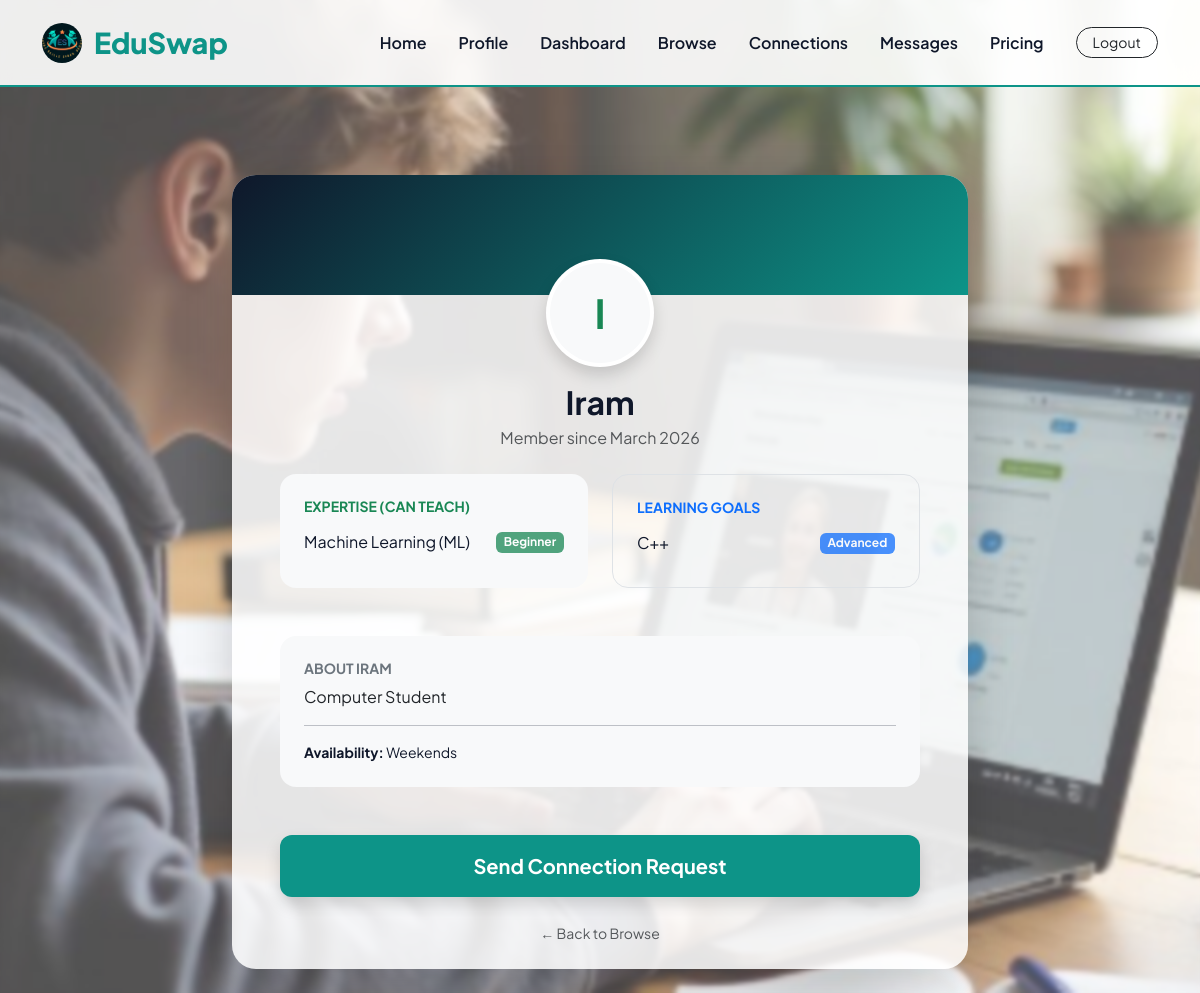
The page /student/2/ (signed in) on the database its author committed.
### swappy/models.py (models this page shows, shortened)
class Student(models.Model):
    AVAILABILITY_CHOICES = [
        ('morning', 'Morning'),
        ('afternoon', 'Afternoon'),
        ('evening', 'Evening'),
        ('weekends', 'Weekends'),
        ('flexible', 'Flexible'),
    ]
    user = models.OneToOneField(User, on_delete=models.CASCADE, related_name='student')
    bio = models.TextField(blank=True, null=True)
    availability = models.CharField(
        max_length=20,
        choices=AVAILABILITY_CHOICES,
        default='flexible'
    )
    is_premium = models.BooleanField(default=False)
    premium_since = models.DateTimeField(null=True, blank=True) # New Field
    created_at = models.DateTimeField(auto_now_add=True)

class SkillOffer(models.Model):
    PROFICIENCY_CHOICES = [
        ('Beginner', 'Beginner'),
        ('Intermediate', 'Intermediate'),
        ('Advanced', 'Advanced'),
    ]
    student = models.ForeignKey(Student, on_delete=models.CASCADE, related_name='offered_skills')
    skill = models.ForeignKey(Skill, on_delete=models.CASCADE)
    proficiency_level = models.CharField(max_length=20, choices=PROFICIENCY_CHOICES)
    class Meta:
        unique_together = ('student', 'skill')

class Skill(models.Model):
    name = models.CharField(max_length=100, unique=True)

class SkillRequest(models.Model):
    PROFICIENCY_CHOICES = [
        ('Beginner', 'Beginner'),
        ('Intermediate', 'Intermediate'),
        ('Advanced', 'Advanced'),
    ]
    student = models.ForeignKey(Student, on_delete=models.CASCADE, related_name='requested_skills')
    skill = models.ForeignKey(Skill, on_delete=models.CASCADE)
    desired_proficiency = models.CharField(max_length=20, choices=PROFICIENCY_CHOICES)
    class Meta:
        unique_together = ('student', 'skill')

### swappy/views.py (the view)
# urls.py: path('student/<int:student_id>/', views.student_profile, name='student_profile'),
@login_required
def student_profile(request, student_id):
    me = request.user.student
    target_student = get_object_or_404(Student, id=student_id)
    my_offers = set(me.offered_skills.values_list('skill_id', flat=True))
    my_requests = set(me.requested_skills.values_list('skill_id', flat=True))
    t_off = set(target_student.offered_skills.values_list('skill_id', flat=True))
    t_req = set(target_student.requested_skills.values_list('skill_id', flat=True))
    is_mutual = bool(my_requests & t_off) and bool(my_offers & t_req)
    pending_connection = Connection.objects.filter(sender=me, receiver=target_student, status='pending').first()
    return render(request, 'student_profile.html', {
        'student': target_student,
        'offered_skills': target_student.offered_skills.all(),
        'requested_skills': target_student.requested_skills.all(),
        'pending_connection': pending_connection,
        'is_mutual': is_mutual,
    })

### swappy/views.py (called while the page is built)
def global_context(request):
    if request.user.is_authenticated:
        try:
            student = request.user.student
            pending_count = Connection.objects.filter(receiver=student, status='pending').count()
            return {'pending_count': pending_count}
        except:
            return {'pending_count': 0}
    return {'pending_count': 0}

### swappy/templates/student_profile.html
{% extends 'base.html' %}
{% block content %}
<div class="row justify-content-center pt-5">
    <div class="col-lg-8">
        <div class="main-card p-0 overflow-hidden border-0 shadow-lg">
            <div style="height: 120px; background: linear-gradient(135deg, var(--primary-slate), var(--accent-teal));"></div>
            <div class="p-4 px-md-5 text-center" style="margin-top: -60px;">
                <div class="bg-white p-1 rounded-circle d-inline-block shadow mb-3">
                    <div class="bg-light text-success rounded-circle d-flex align-items-center justify-content-center fw-bold"
                         style="width: 100px; height: 100px; font-size: 2.5rem;">
                        {{ student.user.username|first|upper }}
                    </div>
                </div>
                <h2 class="fw-bold mb-1">{{ student.user.username }}</h2>
                <p class="text-muted mb-4">Member since {{ student.created_at|date:"F Y" }}</p>
                <div class="row text-start g-4">
                    <div class="col-md-6">
                        <div class="p-4 rounded-4 bg-light h-100">
                            <h6 class="fw-bold text-uppercase small text-success mb-3">Expertise (Can Teach)</h6>
                            <ul class="list-unstyled mb-0">
                                {% for offer in offered_skills %}
                                <li class="mb-2 d-flex justify-content-between align-items-center">
                                    <span>{{ offer.skill.name }} {% if offer.proficiency_level == 'Advanced' %}<i class="bi bi-patch-check-fill text-warning ms-1" title="Premium Access Only"></i>{% endif %}</span>
                                    <span class="badge bg-success opacity-75">{{ offer.proficiency_level }}</span>
                                </li>
                                {% empty %}
                                <li class="text-muted small">No skills offered yet.</li>
                                {% endfor %}
                            </ul>
                        </div>
                    </div>
                    <div class="col-md-6">
                        <div class="p-4 rounded-4 border h-100">
                            <h6 class="fw-bold text-uppercase small text-primary mb-3">Learning Goals</h6>
                            <ul class="list-unstyled mb-0">
                                {% for req in requested_skills %}
                                <li class="mb-2 d-flex justify-content-between align-items-center">
                                    <span>{{ req.skill.name }}</span>
                                    <span class="badge bg-primary opacity-75">{{ req.desired_proficiency }}</span>
                                </li>
                                {% empty %}
                                <li class="text-muted small">No active requests.</li>
                                {% endfor %}
                            </ul>
                        </div>
                    </div>
                </div>
                <div class="my-5 p-4 bg-light rounded-4 text-start">
                    <h6 class="fw-bold text-uppercase small text-secondary mb-2">About {{ student.user.username }}</h6>
                    <p class="mb-0 text-dark">{{ student.bio|default:"This student hasn't added a bio yet." }}</p>
                    <hr>
                    <p class="mb-0 small"><strong>Availability:</strong> {{ student.get_availability_display|default:"Flexible" }}</p>
                </div>
                {% if student != request.user.student %}
                <div class="d-grid gap-2 mb-4">
                    {% if pending_connection %}
                        <a href="{% url 'cancel_request' pending_connection.id %}" class="btn btn-outline-danger btn-lg py-3 shadow">Cancel Connection Request</a>
                    {% else %}
                        <a href="{% url 'send_connection' student.id %}" class="btn btn-edu btn-lg py-3 shadow">
                            Send Connection Request
                        </a>
                    {% endif %}
                </div>
                {% endif %}
                <a href="{% url 'browse' %}" class="text-muted small text-decoration-none">← Back to Browse</a>
            </div>
        </div>
    </div>
</div>
{% endblock %}

### rows shown on the page
Student: user.username|first "I", user.username "Iram", created_at "March 2026", user.username "IRAM", bio "Computer Student", availability "Weekends"
SkillOffer: skill.name "Machine Learning (ML)", proficiency_level "Beginner"
SkillRequest: skill.name "C++", desired_proficiency "Advanced"
